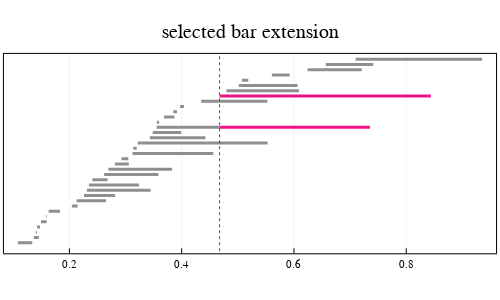

The cell this chart's notebook holds for it:
### Code cell
# select cycle extension 
y= 0

# find the corresponding bar extension
be = BE[param][y]

# plot the bar extension
barcode_pca = barcode(C_pca, dim = dim)
p = plot_barcode(barcode_pca, title = "selected bar extension", lw = 3, selected_bars = be, epsilon= param, v_line = [param])
plot(p, size = (500, 300))

### Figure 1 — Plotly figure (JSON) as saved in the notebook; plotly's stock layout.template omitted (floating-point values rounded to 4 significant figures)
{"data": [{"colorbar": {"title": ""}, "hoverinfo": "text", "legendgroup": "y1", "line": {"color": "rgba(143, 143, 143, 1.000)", "dash": "solid", "shape": "linear", "width": 3}, "mode": "lines", "name": "y1", "showlegend": true, "text": ["class 9", "class 9"], "type": "scatter", "x": [0.1082, 0.1339], "xaxis": "x1", "y": [1, 1], "yaxis": "y1", "zmax": null, "zmin": null}, {"colorbar": {"title": ""}, "hoverinfo": "text", "legendgroup": "y2", "line": {"color": "rgba(143, 143, 143, 1.000)", "dash": "solid", "shape": "linear", "width": 3}, "mode": "lines", "name": "y2", "showlegend": true, "text": ["class 10", "class 10"], "type": "scatter", "x": [0.1367, 0.1455], "xaxis": "x1", "y": [2, 2], "yaxis": "y1", "zmax": null, "zmin": null}, {"colorbar": {"title": ""}, "hoverinfo": "text", "legendgroup": "y3", "line": {"color": "rgba(143, 143, 143, 1.000)", "dash": "solid", "shape": "linear", "width": 3}, "mode": "lines", "name": "y3", "showlegend": true, "text": ["class 1", "class 1"], "type": "scatter", "x": [0.1401, 0.142], "xaxis": "x1", "y": [3, 3], "yaxis": "y1", "zmax": null, "zmin": null}, {"colorbar": {"title": ""}, "hoverinfo": "text", "legendgroup": "y4", "line": {"color": "rgba(143, 143, 143, 1.000)", "dash": "solid", "shape": "linear", "width": 3}, "mode": "lines", "name": "y4", "showlegend": true, "text": ["class 2", "class 2"], "type": "scatter", "x": [0.1424, 0.1476], "xaxis": "x1", "y": [4, 4], "yaxis": "y1", "zmax": null, "zmin": null}, {"colorbar": {"title": ""}, "hoverinfo": "text", "legendgroup": "y5", "line": {"color": "rgba(143, 143, 143, 1.000)", "dash": "solid", "shape": "linear", "width": 3}, "mode": "lines", "name": "y5", "showlegend": true, "text": ["class 11", "class 11"], "type": "scatter", "x": [0.1492, 0.1594], "xaxis": "x1", "y": [5, 5], "yaxis": "y1", "zmax": null, "zmin": null}, {"colorbar": {"title": ""}, "hoverinfo": "text", "legendgroup": "y6", "line": {"color": "rgba(143, 143, 143, 1.000)", "dash": "solid", "shape": "linear", "width": 3}, "mode": "lines", "name": "y6", "showlegend": true, "text": ["class 12", "class 12"], "type": "scatter", "x": [0.1583, 0.1593], "xaxis": "x1", "y": [6, 6], "yaxis": "y1", "zmax": null, "zmin": null}, {"colorbar": {"title": ""}, "hoverinfo": "text", "legendgroup": "y7", "line": {"color": "rgba(143, 143, 143, 1.000)", "dash": "solid", "shape": "linear", "width": 3}, "mode": "lines", "name": "y7", "showlegend": true, "text": ["class 3", "class 3"], "type": "scatter", "x": [0.163, 0.1833], "xaxis": "x1", "y": [7, 7], "yaxis": "y1", "zmax": null, "zmin": null}, {"colorbar": {"title": ""}, "hoverinfo": "text", "legendgroup": "y8", "line": {"color": "rgba(143, 143, 143, 1.000)", "dash": "solid", "shape": "linear", "width": 3}, "mode": "lines", "name": "y8", "showlegend": true, "text": ["class 4", "class 4"], "type": "scatter", "x": [0.2043, 0.2148], "xaxis": "x1", "y": [8, 8], "yaxis": "y1", "zmax": null, "zmin": null}, {"colorbar": {"title": ""}, "hoverinfo": "text", "legendgroup": "y9", "line": {"color": "rgba(143, 143, 143, 1.000)", "dash": "solid", "shape": "linear", "width": 3}, "mode": "lines", "name": "y9", "showlegend": true, "text": ["class 13", "class 13"], "type": "scatter", "x": [0.2128, 0.2652], "xaxis": "x1", "y": [9, 9], "yaxis": "y1", "zmax": null, "zmin": null}, {"colorbar": {"title": ""}, "hoverinfo": "text", "legendgroup": "y10", "line": {"color": "rgba(143, 143, 143, 1.000)", "dash": "solid", "shape": "linear", "width": 3}, "mode": "lines", "name": "y10", "showlegend": true, "text": ["class 14", "class 14"], "type": "scatter", "x": [0.226, 0.2815], "xaxis": "x1", "y": [10, 10], "yaxis": "y1", "zmax": null, "zmin": null}, {"colorbar": {"title": ""}, "hoverinfo": "text", "legendgroup": "y11", "line": {"color": "rgba(143, 143, 143, 1.000)", "dash": "solid", "shape": "linear", "width": 3}, "mode": "lines", "name": "y11", "showlegend": true, "text": ["class 15", "class 15"], "type": "scatter", "x": [0.2312, 0.3447], "xaxis": "x1", "y": [11, 11], "yaxis": "y1", "zmax": null, "zmin": null}, {"colorbar": {"title": ""}, "hoverinfo": "text", "legendgroup": "y12", "line": {"color": "rgba(143, 143, 143, 1.000)", "dash": "solid", "shape": "linear", "width": 3}, "mode": "lines", "name": "y12", "showlegend": true, "text": ["class 16", "class 16"], "type": "scatter", "x": [0.2348, 0.3238], "xaxis": "x1", "y": [12, 12], "yaxis": "y1", "zmax": null, "zmin": null}, {"colorbar": {"title": ""}, "hoverinfo": "text", "legendgroup": "y13", "line": {"color": "rgba(143, 143, 143, 1.000)", "dash": "solid", "shape": "linear", "width": 3}, "mode": "lines", "name": "y13", "showlegend": true, "text": ["class 17", "class 17"], "type": "scatter", "x": [0.2409, 0.268], "xaxis": "x1", "y": [13, 13], "yaxis": "y1", "zmax": null, "zmin": null}, {"colorbar": {"title": ""}, "hoverinfo": "text", "legendgroup": "y14", "line": {"color": "rgba(143, 143, 143, 1.000)", "dash": "solid", "shape": "linear", "width": 3}, "mode": "lines", "name": "y14", "showlegend": true, "text": ["class 18", "class 18"], "type": "scatter", "x": [0.2618, 0.3584], "xaxis": "x1", "y": [14, 14], "yaxis": "y1", "zmax": null, "zmin": null}, {"colorbar": {"title": ""}, "hoverinfo": "text", "legendgroup": "y15", "line": {"color": "rgba(143, 143, 143, 1.000)", "dash": "solid", "shape": "linear", "width": 3}, "mode": "lines", "name": "y15", "showlegend": true, "text": ["class 19", "class 19"], "type": "scatter", "x": [0.2694, 0.383], "xaxis": "x1", "y": [15, 15], "yaxis": "y1", "zmax": null, "zmin": null}, {"colorbar": {"title": ""}, "hoverinfo": "text", "legendgroup": "y16", "line": {"color": "rgba(143, 143, 143, 1.000)", "dash": "solid", "shape": "linear", "width": 3}, "mode": "lines", "name": "y16", "showlegend": true, "text": ["class 5", "class 5"], "type": "scatter", "x": [0.2809, 0.3058], "xaxis": "x1", "y": [16, 16], "yaxis": "y1", "zmax": null, "zmin": null}, {"colorbar": {"title": ""}, "hoverinfo": "text", "legendgroup": "y17", "line": {"color": "rgba(143, 143, 143, 1.000)", "dash": "solid", "shape": "linear", "width": 3}, "mode": "lines", "name": "y17", "showlegend": true, "text": ["class 20", "class 20"], "type": "scatter", "x": [0.2928, 0.3049], "xaxis": "x1", "y": [17, 17], "yaxis": "y1", "zmax": null, "zmin": null}, {"colorbar": {"title": ""}, "hoverinfo": "text", "legendgroup": "y18", "line": {"color": "rgba(143, 143, 143, 1.000)", "dash": "solid", "shape": "linear", "width": 3}, "mode": "lines", "name": "y18", "showlegend": true, "text": ["class 21", "class 21"], "type": "scatter", "x": [0.3126, 0.4564], "xaxis": "x1", "y": [18, 18], "yaxis": "y1", "zmax": null, "zmin": null}, {"colorbar": {"title": ""}, "hoverinfo": "text", "legendgroup": "y19", "line": {"color": "rgba(143, 143, 143, 1.000)", "dash": "solid", "shape": "linear", "width": 3}, "mode": "lines", "name": "y19", "showlegend": true, "text": ["class 22", "class 22"], "type": "scatter", "x": [0.3138, 0.3198], "xaxis": "x1", "y": [19, 19], "yaxis": "y1", "zmax": null, "zmin": null}, {"colorbar": {"title": ""}, "hoverinfo": "text", "legendgroup": "y20", "line": {"color": "rgba(143, 143, 143, 1.000)", "dash": "solid", "shape": "linear", "width": 3}, "mode": "lines", "name": "y20", "showlegend": true, "text": ["class 34", "class 34"], "type": "scatter", "x": [0.3218, 0.553], "xaxis": "x1", "y": [20, 20], "yaxis": "y1", "zmax": null, "zmin": null}, {"colorbar": {"title": ""}, "hoverinfo": "text", "legendgroup": "y21", "line": {"color": "rgba(143, 143, 143, 1.000)", "dash": "solid", "shape": "linear", "width": 3}, "mode": "lines", "name": "y21", "showlegend": true, "text": ["class 23", "class 23"], "type": "scatter", "x": [0.3433, 0.4424], "xaxis": "x1", "y": [21, 21], "yaxis": "y1", "zmax": null, "zmin": null}, {"colorbar": {"title": ""}, "hoverinfo": "text", "legendgroup": "y22", "line": {"color": "rgba(143, 143, 143, 1.000)", "dash": "solid", "shape": "linear", "width": 3}, "mode": "lines", "name": "y22", "showlegend": true, "text": ["class 32", "class 32"], "type": "scatter", "x": [0.3484, 0.3991], "xaxis": "x1", "y": [22, 22], "yaxis": "y1", "zmax": null, "zmin": null}, {"colorbar": {"title": ""}, "hoverinfo": "text", "legendgroup": "y23", "line": {"color": "rgba(143, 143, 143, 1.000)", "dash": "solid", "shape": "linear", "width": 3}, "mode": "lines", "name": "y23", "showlegend": true, "text": ["class 36", "class 36"], "type": "scatter", "x": [0.3554, 0.4675], "xaxis": "x1", "y": [23, 23], "yaxis": "y1", "zmax": null, "zmin": null}, {"colorbar": {"title": ""}, "hoverinfo": "text", "legendgroup": "y24", "line": {"color": "rgba(238, 18, 137, 1.000)", "dash": "solid", "shape": "linear", "width": 3}, "mode": "lines", "name": "y24", "showlegend": true, "text": ["class 36", "class 36"], "type": "scatter", "x": [0.4675, 0.7352], "xaxis": "x1", "y": [23, 23], "yaxis": "y1", "zmax": null, "zmin": null}, {"colorbar": {"title": ""}, "hoverinfo": "text", "legendgroup": "y25", "line": {"color": "rgba(143, 143, 143, 1.000)", "dash": "solid", "shape": "linear", "width": 3}, "mode": "lines", "name": "y25", "showlegend": true, "text": ["class 24", "class 24"], "type": "scatter", "x": [0.3557, 0.3598], "xaxis": "x1", "y": [24, 24], "yaxis": "y1", "zmax": null, "zmin": null}, {"colorbar": {"title": ""}, "hoverinfo": "text", "legendgroup": "y26", "line": {"color": "rgba(143, 143, 143, 1.000)", "dash": "solid", "shape": "linear", "width": 3}, "mode": "lines", "name": "y26", "showlegend": true, "text": ["class 6", "class 6"], "type": "scatter", "x": [0.3686, 0.3872], "xaxis": "x1", "y": [25, 25], "yaxis": "y1", "zmax": null, "zmin": null}, {"colorbar": {"title": ""}, "hoverinfo": "text", "legendgroup": "y27", "line": {"color": "rgba(143, 143, 143, 1.000)", "dash": "solid", "shape": "linear", "width": 3}, "mode": "lines", "name": "y27", "showlegend": true, "text": ["class 25", "class 25"], "type": "scatter", "x": [0.385, 0.3916], "xaxis": "x1", "y": [26, 26], "yaxis": "y1", "zmax": null, "zmin": null}, {"colorbar": {"title": ""}, "hoverinfo": "text", "legendgroup": "y28", "line": {"color": "rgba(143, 143, 143, 1.000)", "dash": "solid", "shape": "linear", "width": 3}, "mode": "lines", "name": "y28", "showlegend": true, "text": ["class 7", "class 7"], "type": "scatter", "x": [0.3972, 0.4041], "xaxis": "x1", "y": [27, 27], "yaxis": "y1", "zmax": null, "zmin": null}, {"colorbar": {"title": ""}, "hoverinfo": "text", "legendgroup": "y29", "line": {"color": "rgba(143, 143, 143, 1.000)", "dash": "solid", "shape": "linear", "width": 3}, "mode": "lines", "name": "y29", "showlegend": true, "text": ["class 26", "class 26"], "type": "scatter", "x": [0.4347, 0.5526], "xaxis": "x1", "y": [28, 28], "yaxis": "y1", "zmax": null, "zmin": null}, {"colorbar": {"title": ""}, "hoverinfo": "text", "legendgroup": "y30", "line": {"color": "rgba(143, 143, 143, 1.000)", "dash": "solid", "shape": "linear", "width": 3}, "mode": "lines", "name": "y30", "showlegend": true, "text": ["class 27", "class 27"], "type": "scatter", "x": [0.4675, 0.4675], "xaxis": "x1", "y": [29, 29], "yaxis": "y1", "zmax": null, "zmin": null}, {"colorbar": {"title": ""}, "hoverinfo": "text", "legendgroup": "y31", "line": {"color": "rgba(238, 18, 137, 1.000)", "dash": "solid", "shape": "linear", "width": 3}, "mode": "lines", "name": "y31", "showlegend": true, "text": ["class 27", "class 27"], "type": "scatter", "x": [0.4675, 0.8438], "xaxis": "x1", "y": [29, 29], "yaxis": "y1", "zmax": null, "zmin": null}, {"colorbar": {"title": ""}, "hoverinfo": "text", "legendgroup": "y32", "line": {"color": "rgba(143, 143, 143, 1.000)", "dash": "solid", "shape": "linear", "width": 3}, "mode": "lines", "name": "y32", "showlegend": true, "text": ["class 35", "class 35"], "type": "scatter", "x": [0.4797, 0.609], "xaxis": "x1", "y": [30, 30], "yaxis": "y1", "zmax": null, "zmin": null}, {"colorbar": {"title": ""}, "hoverinfo": "text", "legendgroup": "y33", "line": {"color": "rgba(143, 143, 143, 1.000)", "dash": "solid", "shape": "linear", "width": 3}, "mode": "lines", "name": "y33", "showlegend": true, "text": ["class 33", "class 33"], "type": "scatter", "x": [0.5017, 0.6065], "xaxis": "x1", "y": [31, 31], "yaxis": "y1", "zmax": null, "zmin": null}, {"colorbar": {"title": ""}, "hoverinfo": "text", "legendgroup": "y34", "line": {"color": "rgba(143, 143, 143, 1.000)", "dash": "solid", "shape": "linear", "width": 3}, "mode": "lines", "name": "y34", "showlegend": true, "text": ["class 8", "class 8"], "type": "scatter", "x": [0.5074, 0.5186], "xaxis": "x1", "y": [32, 32], "yaxis": "y1", "zmax": null, "zmin": null}, {"colorbar": {"title": ""}, "hoverinfo": "text", "legendgroup": "y35", "line": {"color": "rgba(143, 143, 143, 1.000)", "dash": "solid", "shape": "linear", "width": 3}, "mode": "lines", "name": "y35", "showlegend": true, "text": ["class 28", "class 28"], "type": "scatter", "x": [0.5607, 0.5922], "xaxis": "x1", "y": [33, 33], "yaxis": "y1", "zmax": null, "zmin": null}, {"colorbar": {"title": ""}, "hoverinfo": "text", "legendgroup": "y36", "line": {"color": "rgba(143, 143, 143, 1.000)", "dash": "solid", "shape": "linear", "width": 3}, "mode": "lines", "name": "y36", "showlegend": true, "text": ["class 29", "class 29"], "type": "scatter", "x": [0.6242, 0.7207], "xaxis": "x1", "y": [34, 34], "yaxis": "y1", "zmax": null, "zmin": null}, {"colorbar": {"title": ""}, "hoverinfo": "text", "legendgroup": "y37", "line": {"color": "rgba(143, 143, 143, 1.000)", "dash": "solid", "shape": "linear", "width": 3}, "mode": "lines", "name": "y37", "showlegend": true, "text": ["class 30", "class 30"], "type": "scatter", "x": [0.6567, 0.7412], "xaxis": "x1", "y": [35, 35], "yaxis": "y1", "zmax": null, "zmin": null}, {"colorbar": {"title": ""}, "hoverinfo": "text", "legendgroup": "y38", "line": {"color": "rgba(143, 143, 143, 1.000)", "dash": "solid", "shape": "linear", "width": 3}, "mode": "lines", "name": "y38", "showlegend": true, "text": ["class 31", "class 31"], "type": "scatter", "x": [0.7099, 0.9352], "xaxis": "x1", "y": [36, 36], "yaxis": "y1", "zmax": null, "zmin": null}, {"colorbar": {"title": ""}, "legendgroup": "y39", "line": {"color": "rgba(255, 0, 0, 1.000)", "dash": "dot", "shape": "linear", "width": 1}, "mode": "lines", "name": "y39", "showlegend": true, "type": "scatter", "x": [0.4675, 0.4675], "xaxis": "x1", "y": [-3801, 3837], "yaxis": "y1", "zmax": null, "zmin": null}], "layout": {"annotations": [{"font": {"color": "rgba(0, 0, 0, 1.000)", "family": "sans-serif", "size": 20}, "rotation": 0, "showarrow": false, "text": "selected bar extension", "x": 0.5, "xanchor": "center", "xref": "paper", "y": 1, "yanchor": "top", "yref": "paper"}], "height": 300, "margin": {"b": 20, "l": 0, "r": 0, "t": 20}, "paper_bgcolor": "rgba(255, 255, 255, 1.000)", "plot_bgcolor": "rgba(255, 255, 255, 1.000)", "showlegend": false, "width": 500, "xaxis": {"anchor": "y1", "domain": [0.007874, 0.9921], "gridcolor": "rgba(0, 0, 0, 0.100)", "gridwidth": 0.5, "linecolor": "rgba(0, 0, 0, 1.000)", "mirror": true, "range": [0.08337, 0.96], "showgrid": true, "showline": true, "showticklabels": true, "tickangle": 0, "tickcolor": "rgb(0, 0, 0)", "tickfont": {"color": "rgba(0, 0, 0, 1.000)", "family": "sans-serif", "size": 11}, "tickmode": "array", "ticks": "inside", "ticktext": ["0.2", "0.4", "0.6", "0.8"], "tickvals": [0.2, 0.4, 0.6, 0.8], "title": "", "titlefont": {"color": "rgba(0, 0, 0, 1.000)", "family": "sans-serif", "size": 15}, "type": "-", "visible": true, "zeroline": false, "zerolinecolor": "rgba(0, 0, 0, 1.000)"}, "yaxis": {"anchor": "x1", "domain": [0.1027, 0.8696], "gridcolor": "rgba(0, 0, 0, 0.100)", "gridwidth": 0.5, "linecolor": "rgba(0, 0, 0, 1.000)", "mirror": true, "range": [-1, 37], "showgrid": true, "showline": true, "showticklabels": true, "tickangle": 0, "tickcolor": "rgb(0, 0, 0)", "tickfont": {"color": "rgba(0, 0, 0, 1.000)", "family": "sans-serif", "size": 11}, "tickmode": "array", "ticks": "inside", "ticktext": [], "tickvals": [], "title": "", "titlefont": {"color": "rgba(0, 0, 0, 1.000)", "family": "sans-serif", "size": 15}, "type": "-", "visible": true, "zeroline": false, "zerolinecolor": "rgba(0, 0, 0, 1.000)"}}}
